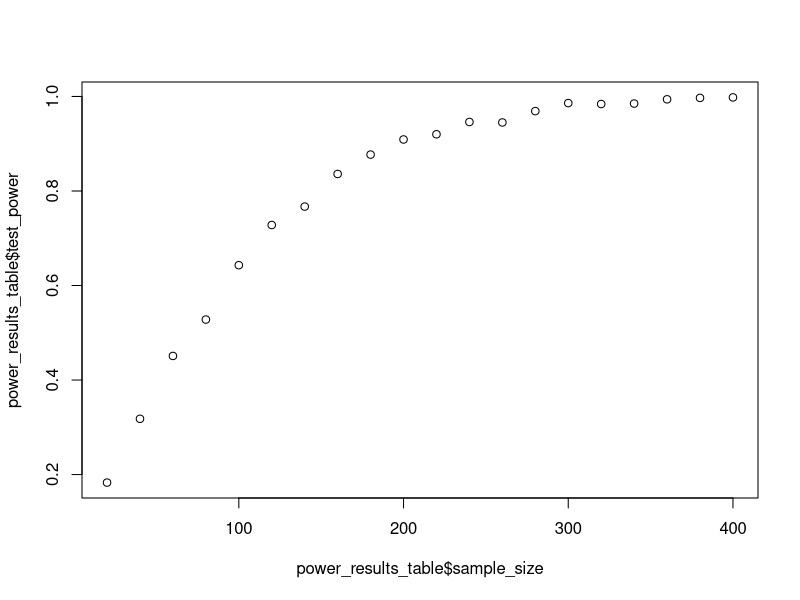

R code for this plot:
## ---- chunk 1
knitr::opts_chunk$set(include = FALSE, message = FALSE, warning = FALSE )

knitr::knit_engines$set(problem_description = function(options) {
  code <- paste(options$code, collapse = "\n")
})
## ---- chunk 2
library(data.table)
library(sandwich)
library(lmtest)

library(ggplot2)
library(knitr)
## ---- chunk 3
d <- data.table()

d[ , condition := rep(c('control', 'treatment'), each = 100)]
d[condition == 'control', Y := rnorm(.N, mean = 72, sd = 6)]
d[condition == 'treatment', Y := rnorm(.N, mean = 75, sd = 6)]

d[ , t.test(Y ~ condition)]
## ---- chunk 4
d
## ---- chunk 5

# vector of percentages to sample
percentages_to_sample <- seq(0.10, 2.00, by = 0.10)

# empty vector to store the power calculations at every sample size
power_results <- rep(NA, length(percentages_to_sample))

# number of observations in the original dataset
n_obs <- nrow(d)

# loop through percentages to sample
for (j in seq_along(percentages_to_sample)) {
  # calculate the sample size for each group, control and treatment
  sample_size <- round(percentages_to_sample[j] * n_obs) / 2
  
  # empty vector to store the p-values at the current sample size
  t_test_p_values <- rep(NA, 1000) 
  
  # run the experiment at the current sample size 1000 times and store the 1000 p-values created from each t-test
  for (i in 1:1000) {
    # sample from treatment and control--half in treatment and half in control
    sample_treatment <- d[condition == 'treatment'][sample(.N, sample_size, replace = TRUE)]
    sample_control <- d[condition == 'control'][sample(.N, sample_size, replace = TRUE)]
    
    # combine treatment and control groups
    next_t_test <- rbindlist(list(sample_treatment, sample_control))
    
    # perform t-test
    next_test_result <- next_t_test[ , t.test(Y ~ condition)]
    
    # store the p-value
    t_test_p_values[i] <- next_test_result$p.value
  }
  
  # Calculate power and store in power_results
  power_results[j] <- mean(t_test_p_values <= 0.05)
}


## ---- chunk 6
power_results_table <- data.table()
## ---- chunk 7
power_results_table$sample_size <- percentages_to_sample * n_obs
power_results_table$test_power <- power_results

## ---- chunk 8
plot(power_results_table$sample_size, power_results_table$test_power)
